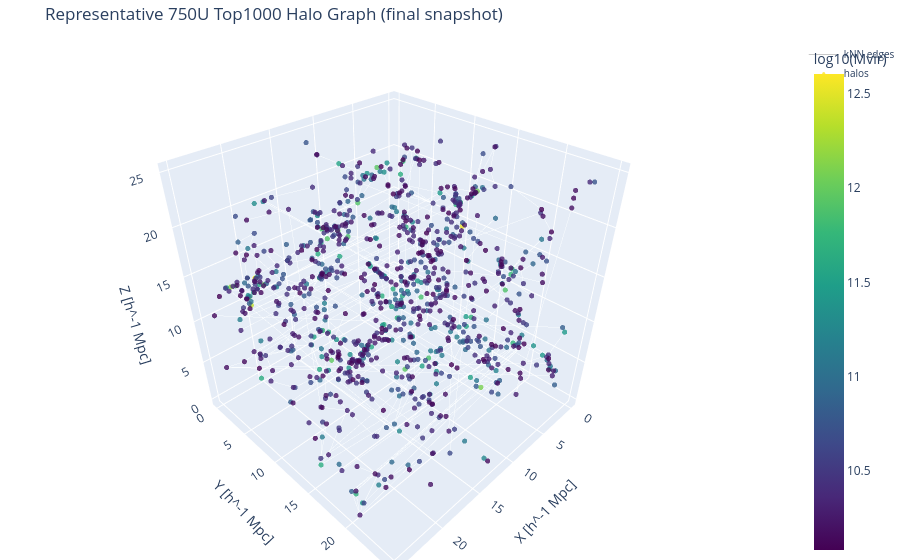

The notebook cell saved with this chart:
### Markdown cell above
## 3D Representative Halo Graph: 750U Top1000

This section visualizes one representative `750U Top1000` graph input from the final snapshot. Nodes are halos, edges are periodic kNN relations, and color encodes halo mass by `log10(Mvir)`. This plot is qualitative, not a model metric, and is intended to verify graph construction and communicate the input representation.

### Code cell
import torch
import numpy as np
from IPython.display import display, IFrame

processed_path = REPO_ROOT / "data" / "processed" / "temporal_750u_none_top1000_periodic_knn" / "camels_750u_temporal_logmass_none_top1000_periodic_knn.pt"

dataset = torch.load(processed_path, map_location="cpu")
selected_key = "LH_0" if "LH_0" in dataset else sorted(dataset.keys(), key=lambda x: int(x.split("_")[1]))[0]
sample = dataset[selected_key]
del dataset

snapshot_idx = -1
A = sample["A_list"][snapshot_idx].cpu().numpy()
X = sample["Nodes_list"][snapshot_idx].cpu().numpy()
mask = sample["mask_list"][snapshot_idx].cpu().numpy().reshape(-1)
if mask.shape[0] == X.shape[0]:
    mask = mask.astype(bool)
    A = A[np.ix_(mask, mask)]
    X = X[mask]

positions = X[:, 1:4]
log_mass = X[:, 0]

edges_available = False
edge_x = []
edge_y = []
edge_z = []
if A is not None and A.ndim == 2 and A.shape[0] == A.shape[1]:
    adj = (A > 0).astype(np.int32)
    rows, cols = np.where(np.triu(adj, k=1) > 0)
    if len(rows) > 0:
        edges_available = True
        max_edges = 500
        if len(rows) > max_edges:
            rng = np.random.default_rng(42)
            chosen = rng.choice(len(rows), size=max_edges, replace=False)
            rows = rows[chosen]
            cols = cols[chosen]
        for i, j in zip(rows, cols):
            edge_x += [positions[i, 0], positions[j, 0], None]
            edge_y += [positions[i, 1], positions[j, 1], None]
            edge_z += [positions[i, 2], positions[j, 2], None]

plotly_html_path = OUT_DIR / "representative_750u_top1000_graph_3d.html"
plotly_png_path = OUT_DIR / "representative_750u_top1000_graph_3d.png"

try:
    import plotly.graph_objects as go

    fig = go.Figure()
    if edges_available:
        fig.add_trace(
            go.Scatter3d(
                x=edge_x,
                y=edge_y,
                z=edge_z,
                mode="lines",
                line=dict(color="rgba(100,100,100,0.35)", width=1),
                name="kNN edges",
            )
        )
    fig.add_trace(
        go.Scatter3d(
            x=positions[:, 0],
            y=positions[:, 1],
            z=positions[:, 2],
            mode="markers",
            marker=dict(
                size=3,
                color=log_mass,
                colorscale="Viridis",
                colorbar=dict(title="log10(Mvir)"),
                opacity=0.8,
            ),
            name="halos",
        )
    )
    fig.update_layout(
        title="Representative 750U Top1000 Halo Graph (final snapshot)",
        scene=dict(
            xaxis_title="X [h^-1 Mpc]",
            yaxis_title="Y [h^-1 Mpc]",
            zaxis_title="Z [h^-1 Mpc]",
            aspectmode="cube",
        ),
        legend=dict(font=dict(size=10)),
        margin=dict(l=0, r=0, t=40, b=0),
    )
    fig.write_html(str(plotly_html_path))
    print(f"Saved interactive plot to: {plotly_html_path}")
    try:
        display(fig)
    except Exception:
        try:
            fig.show()
        except Exception:
            print("Interactive Plotly figure could not be displayed in this notebook environment.")
    try:
        display(IFrame(str(plotly_html_path), width=900, height=600))
    except Exception:
        pass
    try:
        fig.write_image(str(plotly_png_path), scale=2)
        print(f"Saved static PNG to: {plotly_png_path}")
    except Exception as exc:
        print("Could not save static PNG from Plotly; if Kaleido is not installed, use the fallback Matplotlib code path.", exc)
except ImportError as exc:
    print("Plotly is not available; creating a static Matplotlib 3D scatter plot instead.", exc)
    try:
        import matplotlib.pyplot as plt
        from mpl_toolkits.mplot3d import Axes3D  # noqa: F401

        fig = plt.figure(figsize=(6.5, 5.5))
        ax = fig.add_subplot(111, projection="3d")
        if edges_available:
            for i, j in zip(rows, cols):
                ax.plot(
                    [positions[i, 0], positions[j, 0]],
                    [positions[i, 1], positions[j, 1]],
                    [positions[i, 2], positions[j, 2]],
                    color="gray",
                    alpha=0.2,
                    linewidth=0.5,
                )
        p = ax.scatter(
            positions[:, 0],
            positions[:, 1],
            positions[:, 2],
            c=log_mass,
            cmap="viridis",
            s=8,
            alpha=0.8,
        )
        fig.colorbar(p, ax=ax, label="log10(Mvir)")
        ax.set_title("Representative 750U Top1000 Halo Graph (final snapshot)")
        ax.set_xlabel("X [h^-1 Mpc]")
        ax.set_ylabel("Y [h^-1 Mpc]")
        ax.set_zlabel("Z [h^-1 Mpc]")
        fig.tight_layout()
        fig.savefig(str(plotly_png_path), dpi=200, bbox_inches="tight")
        plt.show()
        print(f"Saved static PNG to: {plotly_png_path}")
    except Exception as exc2:
        print("Could not create a fallback static 3D plot.", exc2)

### Figure 1 — Plotly figure (JSON) as saved in the notebook; plotly's stock layout.template omitted (floating-point values rounded to 4 significant figures; data arrays with more than 128 entries replaced by an {"elided": "..."} marker saying what was removed)
{"data": [{"line": {"color": "rgba(100,100,100,0.35)", "width": 1}, "mode": "lines", "name": "kNN edges", "type": "scatter3d", "x": {"elided": "1500 float values"}, "y": {"elided": "1500 float values"}, "z": {"elided": "1500 float values"}}, {"marker": {"color": {"elided": "1000 float values"}, "colorbar": {"title": {"text": "log10(Mvir)"}}, "colorscale": [[0, "#440154"], [0.1111, "#482878"], [0.2222, "#3e4989"], [0.3333, "#31688e"], [0.4444, "#26828e"], [0.5556, "#1f9e89"], [0.6667, "#35b779"], [0.7778, "#6ece58"], [0.8889, "#b5de2b"], [1, "#fde725"]], "opacity": 0.8, "size": 3}, "mode": "markers", "name": "halos", "type": "scatter3d", "x": {"elided": "1000 float values"}, "y": {"elided": "1000 float values"}, "z": {"elided": "1000 float values"}}], "layout": {"legend": {"font": {"size": 10}}, "margin": {"b": 0, "l": 0, "r": 0, "t": 40}, "scene": {"aspectmode": "cube", "xaxis": {"title": {"text": "X [h^-1 Mpc]"}}, "yaxis": {"title": {"text": "Y [h^-1 Mpc]"}}, "zaxis": {"title": {"text": "Z [h^-1 Mpc]"}}}, "title": {"text": "Representative 750U Top1000 Halo Graph (final snapshot)"}}}
